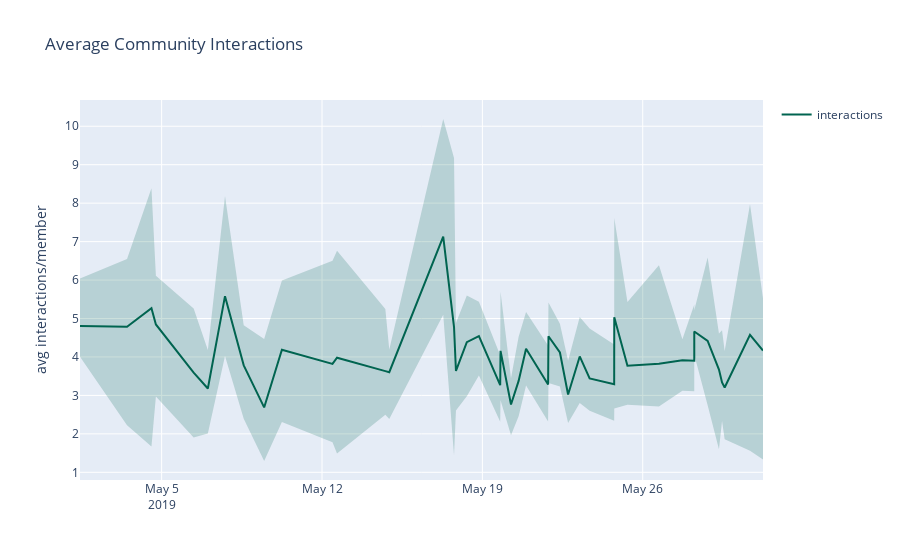

Notebook code for this chart:
### Code cell
# visualize
x = list(viz_df['date'])
y = list(viz_df['mean'])
y_upper = list(viz_df['max'])
y_lower = list(viz_df['min'])
titles = list(viz_df['title'])

fig = go.Figure([
    go.Scatter(
        x=x,
        y=y,
        line=dict(color='rgb(0,100,80)'),
        mode='lines',
        name='interactions',
        hovertext = titles
    ),
    go.Scatter(
        x=x+x[::-1], # x, then x reversed
        y=y_upper+y_lower[::-1], # upper, then lower reversed
        fill='toself',
        fillcolor='rgba(0,100,80,0.2)',
        line=dict(color='rgba(255,255,255,0)'),
        hoverinfo='skip',
        showlegend=False
    )
])

fig.update_layout(
    yaxis_title='avg interactions/member',
    title='Average Community Interactions',
    hovermode='x unified'
)

fig.show()

### Figure 1 — Plotly figure (JSON) as saved in the notebook; plotly's stock layout.template omitted (floating-point values rounded to 4 significant figures)
{"data": [{"hovertext": ["1. Mai in Wien: SPÖ fordert von Strache Rücktritt", "Welcher \"Austausch\" der Bevölkerung in Österreich tatsächlich stattfindet", "HTL-Schüler angespuckt: Jugendliche provozierten Lehrer zuvor aggressiv", "Warum Rechte die Themen setzen – und Linke sich oft schwertun", "Kanzler Kurz springt Gabalier zur Seite, dieser bedankt sich", "ORF distanziert sich von Böhmermanns Aussagen im \"Kulturmontag\"", "Junge Macho-Migranten in der Schule", "Vilimsky finanzierte mit Steuergeld überwiegend plagiierte Studie", "\"Debile\": Böhmermann bei Staatsanwaltschaft angezeigt", "Wie die Impfpflicht in Österreich aussehen könnte", "Kurz will \"Bevormundung\" durch Brüssel beenden und erntet scharfe Kritik", "Kurz ist nun ein Antieuropäer", "EU-Gerichtshof erschwert Abschiebung straffälliger Flüchtlinge", "Nach E-Mail-Kontakt mit Sellner buchte Christchurch-Attentäter Mietauto in Österreich", "Ihre schrägsten Öffi-Momente", "Strache soll Staatsaufträge für Wahlkampfspenden in Aussicht gestellt haben", "Verdecktes Strache-Video auf Ibiza: So besoffen kann keiner sein", "Kurz ist mit der FPÖ gescheitert – und will trotzdem unser Vertrauen", "Sebastian Kurz hat doch noch das Notwendige getan", "Die Drahtzieher hinter dem Strache-Video", "Kurz will Entlassung Kickls vorschlagen – Rücktritt aller FPÖ-Regierungsmitglieder droht", "Droht Strache und Gudenus Gefängnis?", "Die rätselhafte Ruhe des Sebastian Kurz", "Kurz droht nach Absetzung Kickls ein Misstrauensantrag", "Erste heiße Spur? Wiener Anwalt soll laut Medienbericht Gudenus hereingelegt haben", "Dem Expertenkabinett des Kanzlers droht ein schnelles Ende", "Weg mit Kurz? Purer Revanchismus der Opposition", "Mutmaßlicher Drahtzieher des Ibiza-Videos war in Münchner Anwaltskanzlei Untermieter", "Kurz stürzen oder stützen? Was für und was gegen ein Misstrauensvotum spricht", "Rendi-Wagner wird an Kurz scheitern", "Anwalt eines möglichen Ibiza-Drahtziehers: \"Es war zivilgesellschaftlich motiviertes Projekt\"", "Sebastian Kurz: \"Einzelfälle haben mich viel Kraft gekostet\"", "Mehrheit der Bevölkerung würde an Regierung Kurz festhalten", "Wie hat Österreich gewählt? Das vorläufige Endergebnis", "Pamela Rendi-Wagner kann es nicht, Sebastian Kurz kann es zu gut", "In der SPÖ rumort es, nicht nur wegen des schlechten Ergebnisses bei der EU-Wahl", "Nach Sturz von Kurz: Wien verliert in Brüssel an Bedeutung", "Sebastian Kurz: \"SPÖ und FPÖ haben ein gemeinsames Ziel gefunden\"", "Kurz geht nicht ins Parlament, er startet seine Wiederauferstehung", "Die SPÖ und ihre Kommunikationsprobleme: Leid im Bild", "War es von der SPÖ richtig, einen Misstrauensantrag einzubringen?", "Van der Bellen schreibt Geschichte – und es ist eine überraschend gute Geschichte", "Halbe und andere Wahrheiten von Ex-Kanzler Kurz"], "line": {"color": "rgb(0,100,80)"}, "mode": "lines", "name": "interactions", "type": "scatter", "x": ["2019-05-01 10:28:57.49", "2019-05-03 11:45:14.00", "2019-05-04 13:20:14.28", "2019-05-04 18:00:00.00", "2019-05-06 09:32:55.84", "2019-05-07 00:25:24.32", "2019-05-07 18:23:11.00", "2019-05-08 14:00:17.00", "2019-05-09 11:23:48.00", "2019-05-10 06:00:00.00", "2019-05-12 11:01:05.83", "2019-05-12 15:44:16.00", "2019-05-14 18:21:39.00", "2019-05-14 22:28:19.96", "2019-05-17 07:00:00.00", "2019-05-17 18:19:06.19", "2019-05-17 20:19:42.00", "2019-05-18 07:43:14.23", "2019-05-18 20:22:46.00", "2019-05-19 18:41:36.00", "2019-05-19 19:01:46.55", "2019-05-20 06:00:00.00", "2019-05-20 13:59:33.57", "2019-05-20 21:46:49.60", "2019-05-21 20:52:12.00", "2019-05-21 21:15:06.44", "2019-05-22 09:15:17.00", "2019-05-22 17:48:22.00", "2019-05-23 06:00:00.00", "2019-05-23 16:21:37.00", "2019-05-24 18:05:43.89", "2019-05-24 18:10:27.00", "2019-05-25 08:00:00.00", "2019-05-26 16:59:28.00", "2019-05-27 17:34:35.00", "2019-05-28 06:00:00.00", "2019-05-28 06:00:00.00", "2019-05-28 20:00:00.00", "2019-05-29 07:52:06.00", "2019-05-29 11:06:14.00", "2019-05-29 13:50:55.00", "2019-05-30 16:22:44.00", "2019-05-31 06:00:00.00"], "y": [4.806, 4.786, 5.269, 4.845, 3.59, 3.18, 5.581, 3.781, 2.688, 4.186, 3.82, 3.979, 3.632, 3.603, 7.127, 4.778, 3.637, 4.386, 4.543, 3.265, 4.158, 2.763, 3.378, 4.215, 3.284, 4.54, 4.116, 3.022, 4.013, 3.444, 3.291, 5.033, 3.77, 3.822, 3.915, 3.902, 4.663, 4.417, 3.672, 3.337, 3.206, 4.576, 4.167]}, {"fill": "toself", "fillcolor": "rgba(0,100,80,0.2)", "hoverinfo": "skip", "line": {"color": "rgba(255,255,255,0)"}, "showlegend": false, "type": "scatter", "x": ["2019-05-01 10:28:57.49", "2019-05-03 11:45:14.00", "2019-05-04 13:20:14.28", "2019-05-04 18:00:00.00", "2019-05-06 09:32:55.84", "2019-05-07 00:25:24.32", "2019-05-07 18:23:11.00", "2019-05-08 14:00:17.00", "2019-05-09 11:23:48.00", "2019-05-10 06:00:00.00", "2019-05-12 11:01:05.83", "2019-05-12 15:44:16.00", "2019-05-14 18:21:39.00", "2019-05-14 22:28:19.96", "2019-05-17 07:00:00.00", "2019-05-17 18:19:06.19", "2019-05-17 20:19:42.00", "2019-05-18 07:43:14.23", "2019-05-18 20:22:46.00", "2019-05-19 18:41:36.00", "2019-05-19 19:01:46.55", "2019-05-20 06:00:00.00", "2019-05-20 13:59:33.57", "2019-05-20 21:46:49.60", "2019-05-21 20:52:12.00", "2019-05-21 21:15:06.44", "2019-05-22 09:15:17.00", "2019-05-22 17:48:22.00", "2019-05-23 06:00:00.00", "2019-05-23 16:21:37.00", "2019-05-24 18:05:43.89", "2019-05-24 18:10:27.00", "2019-05-25 08:00:00.00", "2019-05-26 16:59:28.00", "2019-05-27 17:34:35.00", "2019-05-28 06:00:00.00", "2019-05-28 06:00:00.00", "2019-05-28 20:00:00.00", "2019-05-29 07:52:06.00", "2019-05-29 11:06:14.00", "2019-05-29 13:50:55.00", "2019-05-30 16:22:44.00", "2019-05-31 06:00:00.00", "2019-05-31 06:00:00.00", "2019-05-30 16:22:44.00", "2019-05-29 13:50:55.00", "2019-05-29 11:06:14.00", "2019-05-29 07:52:06.00", "2019-05-28 20:00:00.00", "2019-05-28 06:00:00.00", "2019-05-28 06:00:00.00", "2019-05-27 17:34:35.00", "2019-05-26 16:59:28.00", "2019-05-25 08:00:00.00", "2019-05-24 18:10:27.00", "2019-05-24 18:05:43.89", "2019-05-23 16:21:37.00", "2019-05-23 06:00:00.00", "2019-05-22 17:48:22.00", "2019-05-22 09:15:17.00", "2019-05-21 21:15:06.44", "2019-05-21 20:52:12.00", "2019-05-20 21:46:49.60", "2019-05-20 13:59:33.57", "2019-05-20 06:00:00.00", "2019-05-19 19:01:46.55", "2019-05-19 18:41:36.00", "2019-05-18 20:22:46.00", "2019-05-18 07:43:14.23", "2019-05-17 20:19:42.00", "2019-05-17 18:19:06.19", "2019-05-17 07:00:00.00", "2019-05-14 22:28:19.96", "2019-05-14 18:21:39.00", "2019-05-12 15:44:16.00", "2019-05-12 11:01:05.83", "2019-05-10 06:00:00.00", "2019-05-09 11:23:48.00", "2019-05-08 14:00:17.00", "2019-05-07 18:23:11.00", "2019-05-07 00:25:24.32", "2019-05-06 09:32:55.84", "2019-05-04 18:00:00.00", "2019-05-04 13:20:14.28", "2019-05-03 11:45:14.00", "2019-05-01 10:28:57.49"], "y": [6.038, 6.547, 8.386, 6.114, 5.263, 4.181, 8.188, 4.824, 4.47, 5.99, 6.502, 6.759, 5.246, 4.193, 10.19, 9.174, 4.884, 5.598, 5.436, 4.044, 5.698, 3.443, 4.524, 5.167, 4.298, 5.416, 4.865, 3.901, 5.041, 4.741, 4.323, 7.614, 5.426, 6.384, 4.461, 5.364, 5.214, 6.585, 4.609, 4.696, 4.152, 7.973, 5.521, 1.333, 1.561, 1.858, 2.335, 1.6, 2.746, 4.059, 3.11, 3.124, 2.709, 2.755, 2.662, 2.339, 2.602, 2.804, 2.284, 3.232, 3.322, 2.32, 3.26, 2.46, 1.963, 2.872, 2.315, 3.517, 2.976, 2.606, 1.446, 5.097, 2.385, 2.5, 1.492, 1.783, 2.309, 1.294, 2.395, 4.027, 2.011, 1.909, 2.973, 1.673, 2.223, 4.009]}], "layout": {"hovermode": "x unified", "title": {"text": "Average Community Interactions"}, "yaxis": {"title": {"text": "avg interactions/member"}}}}
